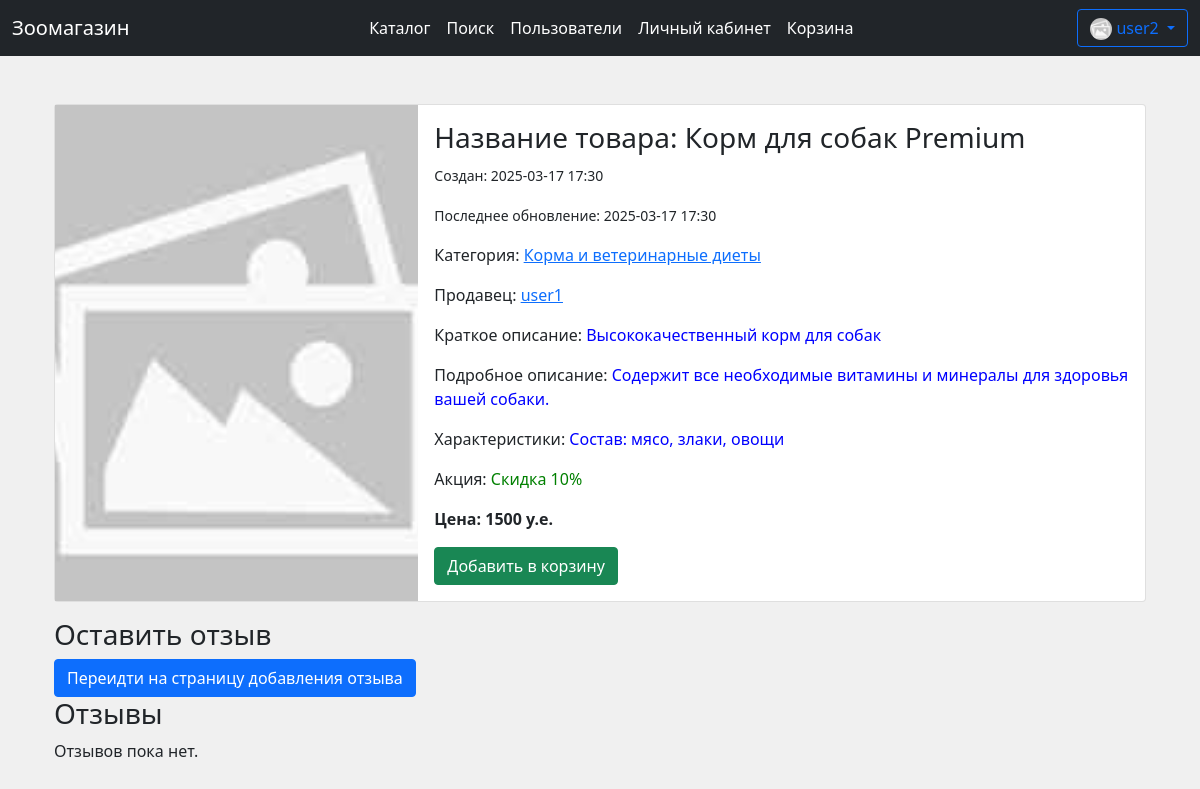
/product/1 (signed in), run on the app's committed database.
### data/user.py (models this page shows, shortened)
class User(SqlAlchemyBase, UserMixin, SerializerMixin):
    __tablename__ = 'users'
    id = sqlalchemy.Column(
        sqlalchemy.Integer, autoincrement=True,
        primary_key=True, nullable=False)
    name = sqlalchemy.Column(sqlalchemy.String, nullable=False)
    email = sqlalchemy.Column(
        sqlalchemy.String, index=True, unique=True, nullable=True)
    hashed_password = sqlalchemy.Column(
        sqlalchemy.String, nullable=False)
    role_id = sqlalchemy.Column(
        sqlalchemy.Integer, sqlalchemy.ForeignKey('roles.id'), default=2)
    balance = sqlalchemy.Column(sqlalchemy.Integer, default=0)
    about = sqlalchemy.Column(
        sqlalchemy.String,
        default="Это описание профиля пользователя. Здесь можно указать интересы и другую информацию.")
    profile_img_path = sqlalchemy.Column(sqlalchemy.String, default='static/imgs/noimg.jpg')
    time = sqlalchemy.Column(sqlalchemy.DateTime, default=datetime.now)
    role = orm.relation('Role')

### data/product.py (models this page shows)
class Product(SqlAlchemyBase, SerializerMixin):
    __tablename__ = 'products'
    id = sqlalchemy.Column(
        sqlalchemy.Integer, autoincrement=True,
        primary_key=True, nullable=False)
    user_id = sqlalchemy.Column(
        sqlalchemy.Integer, sqlalchemy.ForeignKey('users.id'), nullable=False)
    category_id = sqlalchemy.Column(
        sqlalchemy.Integer, sqlalchemy.ForeignKey('categories.id'), nullable=False)
    name = sqlalchemy.Column(sqlalchemy.String, default="Без названия")
    profile_img_path = sqlalchemy.Column(sqlalchemy.String, default='static/imgs/noimg.jpg')
    short_description = sqlalchemy.Column(sqlalchemy.String, default="Нет данных")
    long_description = sqlalchemy.Column(sqlalchemy.String, default="Нет данных")
    specifications = sqlalchemy.Column(sqlalchemy.String, default="Нет данных")
    promo = sqlalchemy.Column(sqlalchemy.String, default="Нет")
    price = sqlalchemy.Column(sqlalchemy.Integer, default=0)
    time = sqlalchemy.Column(sqlalchemy.DateTime, default=datetime.now)
    last_edit_time = sqlalchemy.Column(sqlalchemy.DateTime, default=datetime.now)
    user = orm.relation('User')
    category = orm.relation('Category')

### data/category.py (models this page shows)
class Category(SqlAlchemyBase, SerializerMixin):
    __tablename__ = 'categories'
    id = sqlalchemy.Column(
        sqlalchemy.Integer, autoincrement=True, primary_key=True, nullable=False)
    name = sqlalchemy.Column(sqlalchemy.String, default="Без названия", nullable=False)

### main.py (the view)
@app.route("/product/<int:product_id>", methods=['GET', 'POST'])
def product_page(product_id):
    session = db_session.create_session()
    product = session.query(Product).filter(Product.id == product_id).first()
    if not product:
        abort(404)
    category_name = session.query(Category).filter(Category.id == product.category_id).first().name
    seller = session.query(User).filter(User.id == product.user_id).first()
    seller_name = seller.name if seller else "Notfound"
    reviews = session.query(Review).filter(Review.product_id == product_id)
    reviews_users_names = [
        session.query(User).filter(User.id == elem.user_id).first().name
        for elem in reviews
    ]
    is_user_review_exists = False
    if current_user.is_authenticated and reviews.filter(Review.user_id == current_user.id).first():
        is_user_review_exists = True
    is_in_user_cart = False
    if current_user.is_authenticated:
        cart_entry = session.query(CartEntry).filter(
            CartEntry.product_id == product_id,
            CartEntry.user_id == current_user.id).first()
        if cart_entry:
            is_in_user_cart = True
    return render_template('product.html', product=product,
                           category_name=category_name, seller_name=seller_name,
                           user=current_user, reviews=reviews,
                           is_user_review_exists=is_user_review_exists,
                           is_in_user_cart=is_in_user_cart,
                           reviews_users_names=reviews_users_names)

### data/db_session.py (called while the page is built)
def create_session() -> Session:
    global __factory
    return __factory()

### main.py (called while the page is built)
@login_manager.user_loader
def load_user(user_id):
    session = db_session.create_session()
    return session.query(User).get(user_id)

### templates/product.html (shortened to what this page needs)
{% extends 'base.html' %}
{% block content %}
    <div class="container mt-5">
        <div class="card mb-3">
            <div class="row g-0">
                <div class="col-md-4">
                    <img src="/{{ product.profile_img_path }}" style="width: 100%; height: 100%; object-fit: cover;" alt="{{ product.name }}" onerror="this.src='/static/imgs/noimg.jpg'; this.alt='noimg.jpg';">
                </div>
                <div class="col-md-8">
                    <div class="card-body">
                        <h3 class="card-title">Название товара: {{ product.name }}</h3>
                        <p class="card-text"><small class="text-body-secondary">Создан: {{ product.time.strftime("%Y-%m-%d %H:%M") }}</small></p>
                        <p class="card-text"><small class="text-body-secondary">Последнее обновление: {{ product.last_edit_time.strftime("%Y-%m-%d %H:%M") }}</small></p>
                        <div>
                            <p>Категория:
                                <a href="/categories/{{ product.category_id }}">
                                    <span>{{ category_name }}</span>
                                </a>
                            </p>
                        </div>
                        <div>
                            <p>Продавец:
                                <a href="/profile/{{ product.user_id }}">
                                    <span>{{ seller_name }}</span>
                                </a>
                            </p>
                        </div>
                        <p>Краткое описание: <span style="color: blue">{{ product.short_description }}</span></p>
                        <p>Подробное описание: <span style="color: blue">{{ product.long_description }}</span></p>
                        <p>Характеристики: <span style="color: blue">{{ product.specifications }}</span></p>
                        <p>Акция: <span style="color: green">{{ product.promo }}</span></p>
                        <p class="card-text"><strong>Цена: {{ product.price }} у.е.</strong></p>
                        {% if is_in_user_cart %}
                        <a href="/user_cart/{{ current_user.id }}" class="btn btn-success">Переидти в корзину</a>
                        {% else %}
                        <a href="/add_to_user_cart/{{ product.id }}" class="btn btn-success">Добавить в корзину</a>
                        {% endif %}
                    </div>
                </div>
            </div>
        </div>
        <h3>Оставить отзыв</h3>
        {% if not is_user_review_exists %}
        <a href="/add_review/{{ product.id }}" class="btn btn-primary">Переидти на страницу добавления отзыва</a>
        {% else %}
        <p>Вы уже оставили отзыв.</p>
        {% endif %}
        <h3>Отзывы</h3>
        {% set loop_iteration_count = namespace(value=0) %}
        {% for review in reviews %}
        <div class="card mb-3">
            <div class="card-body">
                <div class="row g-3">
                    <div class="col-sm-10">
                        <h5 class="card-title">
                            Оценка пользователя
                            <a href="/profile/{{ review.user_id }}">
                                <span>{{ reviews_users_names[loop_iteration_count.value] }}</span>
                            </a>
                            : {{ review.score }}/5
                        </h5>
                        <small class="text-muted">Создано: {{ review.time.strftime("%Y-%m-%d %H:%M") }} | Обновлено: {{ review.last_edit_time.strftime("%Y-%m-%d %H:%M") }}</small><br>
                        <p class="card-text">Описание: {{ review.about }}</p>
                        {% if current_user.is_authenticated and review.user_id == current_user.id %}
                        <a href="/edit_review/{{ review.id }}" class="btn btn-warning btn-sm">Редактировать</a>
                        <a href="/delete_review/{{ review.id }}" class="btn btn-danger btn-sm">Удалить</a>
                        {% endif %}
                    </div>
                    <div class="col-sm">
                        {% if review.profile_img_path %}
                        <a href="/{{ review.profile_img_path }}" target="_blank">
                            <img src="/{{ review.profile_img_path }}" class="img-fluid" alt="Картинка отзыва" style="width: 100%; height: 100%; object-fit: cover; border-radius: 10%; border: 2px solid #007bff;" onerror="this.src='/static/imgs/noimg.jpg'; this.alt='noimg.jpg';">
                        </a>
                        {% endif %}
                    </div>
                </div>
            </div>
        </div>
        {% set loop_iteration_count.value = loop_iteration_count.value + 1 %}
        {% else %}
        <p>Отзывов пока нет.</p>
        {% endfor %}
    </div>
{% endblock %}

### templates/base.html (shortened to what this page needs)
<!DOCTYPE html>
<html>
<head>
    <link href="https://cdn.jsdelivr.net/npm/bootstrap@5.0.0-beta1/dist/css/bootstrap.min.css"
          rel="stylesheet"
>
    {% set base_title = "Зоомагазин" %}
</head>
<body>
    <header>
        <nav class="navbar navbar-expand-lg navbar-dark bg-dark">
            <div class="container-fluid">
                <a class="navbar-brand" href="/">{{ base_title }}</a>
                <div class="collapse navbar-collapse" id="navbarSupportedContent">
                    <ul class="navbar-nav me-auto my-2 my-lg-0 navbar-nav-scroll" style="margin-left: auto;margin-right: auto;--bs-scroll-height: 100px;">
                      <li class="nav-item">
                        <a class="nav-link active" aria-current="page" href="/">Каталог</a>
                      </li>
                      <li class="nav-item">
                        <a class="nav-link active" href="/search_products">Поиск</a>
                      </li>
                      <li class="nav-item">
                        <a class="nav-link active" href="/search_users">Пользователи</a>
                      </li>
                      <li class="nav-item">
                        <a class="nav-link active" href="/user_page">Личный кабинет</a>
                      </li>
                      <li class="nav-item">
                        <a class="nav-link active" href="/to_cart">Корзина</a>
                      </li>
                    </ul>
                    <form class="d-flex">
                        {% if current_user.is_authenticated %}
                        <div class="btn-group"><div>
                            <button type="button" class="btn btn-outline-primary dropdown-toggle" data-bs-toggle="dropdown" data-bs-display="static" aria-expanded="false">
                              <img src="/{{ current_user.profile_img_path }}" width="22" height="22" style="border-radius: 100px;" onerror="this.src='/static/imgs/noimg.jpg'; this.alt='noimg.jpg';">
                              {{ current_user.name }}
                            </button>
                        </div></div>
                        {% else %}
                        <div>
                            <a class="btn btn-outline-info" href="/register">Регистрация</a>
                            <a class="btn btn-outline-warning" href="/login">Войти</a>
                        </div>
                        {% endif %}
                    </form>
                </div>
            </div>
        </nav>
    </header>
    <main role="main" class="container">
        {% block content %}{% endblock %}
    </main>
</body>
</html>

### templates/base.html (style rules this page uses)
body { background-color: #f0f0f0; }

### data on the page
User: profile_img_path (placeholder picture), name "user2"
Product: profile_img_path (placeholder picture), name "Корм для собак Premium", time "2025-03-17 17:30", last_edit_time "2025-03-17 17:30", short_description "Высококачественный корм для собак", long_description "Содержит все необходимые витамины и минералы для здоровья вашей собаки.", specifications "Состав: мясо, злаки, овощи", promo "Скидка 10%", price "1500"
Category: name "Корма и ветеринарные диеты"
User: name "user1"

### other printed values
{{ base_title }} "Зоомагазин"
